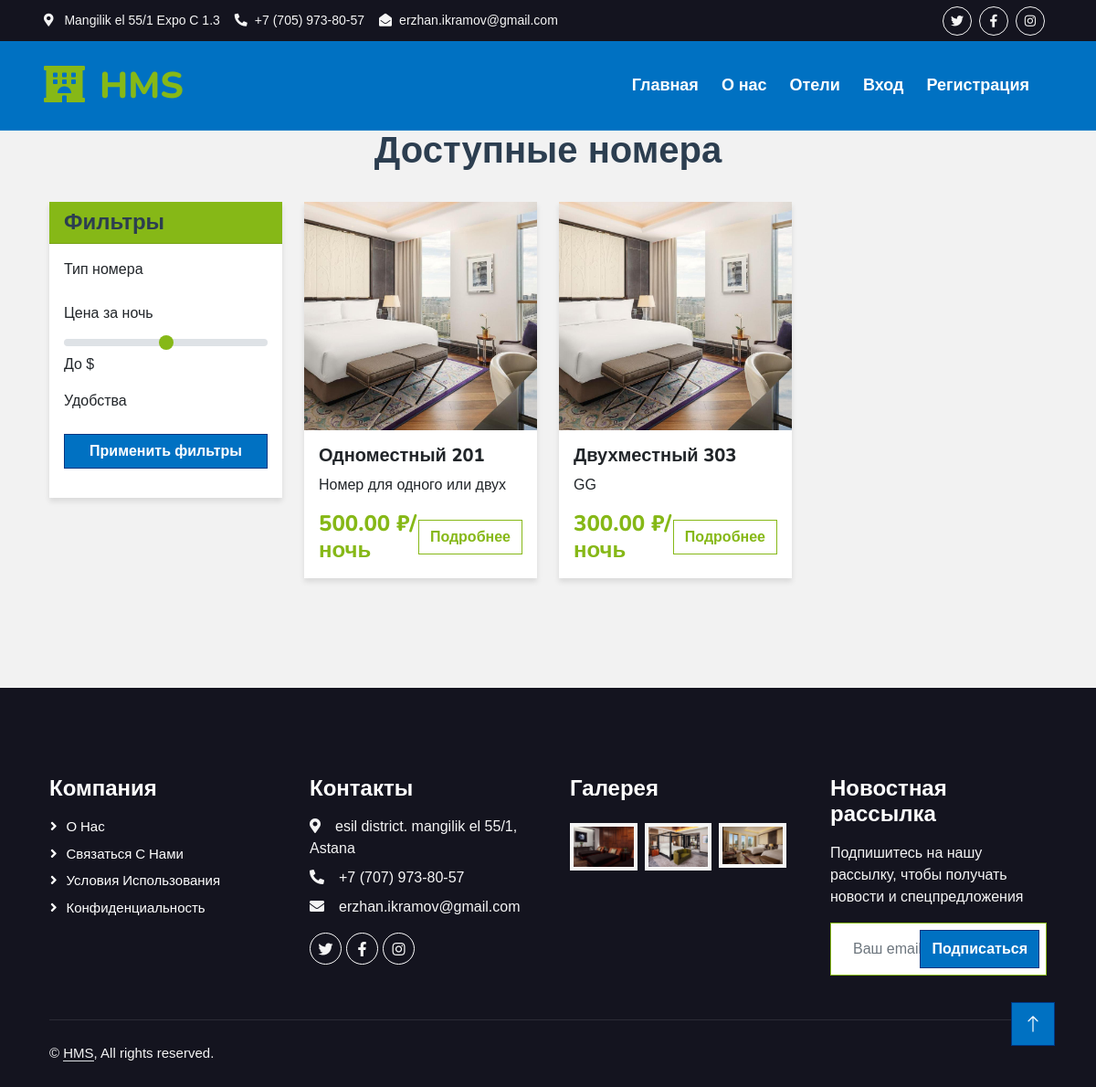
/rooms/, run on the app's committed database.
### booking/models.py (models this page shows, shortened)
class Room(models.Model):
    ROOM_TYPES = [
        ('single', 'Одноместный'),
        ('double', 'Двухместный'),
        ('suite', 'Люкс'),
    ]
    hotel = models.ForeignKey(Hotel, on_delete=models.CASCADE, related_name='rooms')
    number = models.CharField(max_length=10, verbose_name='Номер комнаты')
    room_type = models.CharField(max_length=20, choices=ROOM_TYPES, verbose_name='Тип номера')
    description = models.TextField(verbose_name='Описание')
    price_per_night = models.DecimalField(max_digits=10, decimal_places=2, verbose_name='Цена за ночь')
    capacity = models.PositiveIntegerField(verbose_name='Вместимость')
    available = models.BooleanField(default=True, verbose_name='Доступен')
    image = models.ImageField(upload_to='room_images/')
    image = models.ImageField(
        upload_to='rooms/',
        null=True,
        blank=True,
        verbose_name='Изображение',
    )
    created_at = models.DateTimeField(auto_now_add=True)
    updated_at = models.DateTimeField(auto_now=True)
    class Meta:
        verbose_name = 'Номер'
        verbose_name_plural = 'Номера'
        unique_together = ['hotel', 'number']

### booking/views.py (the view)
# urls.py: path('rooms/', booking_views.room_list, name='room_list'),
def room_list(request):
    form = RoomSearchForm(request.GET)
    rooms = Room.objects.all()
    if form.is_valid():
        check_in = form.cleaned_data.get('check_in_date')
        check_out = form.cleaned_data.get('check_out_date')
        room_type = form.cleaned_data.get('room_type')
        capacity = form.cleaned_data.get('capacity')
        if check_in and check_out:
            booked_rooms = Booking.objects.filter(
                Q(check_in_date__lte=check_out) & Q(check_out_date__gte=check_in),
                status__in=['pending', 'confirmed', 'checked_in']
            ).values_list('room_id', flat=True)
            rooms = rooms.exclude(id__in=booked_rooms)
        if room_type:
            rooms = rooms.filter(room_type=room_type)
        if capacity:
            rooms = rooms.filter(capacity__gte=capacity)
    paginator = Paginator(rooms, 9)  # Показываем по 9 номеров на странице
    page = request.GET.get('page')
    rooms = paginator.get_page(page)
    return render(request, 'booking/room_list.html', {'rooms': rooms, 'form': form})

### booking/forms.py
class RoomSearchForm(forms.Form):
    check_in_date = forms.DateField(widget=forms.DateInput(attrs={'type': 'date'}), required=False)
    check_out_date = forms.DateField(widget=forms.DateInput(attrs={'type': 'date'}), required=False)
    room_type = forms.ChoiceField(choices=[('', '---')] + list(Room.ROOM_TYPES), required=False)
    capacity = forms.IntegerField(min_value=1, required=False)

### booking/templates/booking/room_list.html (shortened to what this page needs)
{% extends 'base.html' %}
{% load static %}
{% block content %}
<div class="container mt-5">
    <div class="row mb-4">
        <div class="col-md-12">
            <h1 class="text-center">Доступные номера</h1>
        </div>
    </div>
    <div class="row">
        <div class="col-md-3">
            <div class="card mb-4">
                <div class="card-header bg-primary text-white">
                    <h4 class="mb-0">Фильтры</h4>
                </div>
                <div class="card-body">
                    <form method="GET">
                        <div class="mb-3">
                            <label class="form-label">Тип номера</label>
                        </div>
                        <div class="mb-3">
                            <label for="price_range" class="form-label">Цена за ночь</label>
                            <input type="range" class="form-range" id="price_range" name="max_price"
                                   min="{{ min_price }}" max="{{ max_price }}" value="{{ max_price }}">
                            <span id="price_display">До {{ max_price }} $</span>
                        </div>
                        <div class="mb-3">
                            <label class="form-label">Удобства</label>
                        </div>
                        <button type="submit" class="btn btn-primary w-100">
                            Применить фильтры
                        </button>
                    </form>
                </div>
            </div>
        </div>
        <div class="col-md-9">
            <div class="row">
                {% for room in rooms %}
                    <div class="col-md-4 mb-4">
                        <div class="card room-card">
                            {% if room.images.first %}
                                <img src="{{ room.images.first.image.url }}" class="card-img-top" alt="{{ room.number }}">
                            {% else %}
                                <img src="{% static 'default_room.jpg' %}" class="card-img-top" alt="{{ room.number }}">
                            {% endif %}
                            <div class="card-body">
                                <h5 class="card-title">{{ room.get_room_type_display }} {{ room.number }}</h5>
                                <p class="card-text">{{ room.description|truncatewords:15 }}</p>
                                <div class="d-flex justify-content-between align-items-center">
                                    <span class="h4 text-primary mb-0">{{ room.price_per_night }} ₽/ночь</span>
                                    <a href="{% url 'room_detail' room.id %}" class="btn btn-outline-primary">Подробнее</a>
                                </div>
                            </div>
                        </div>
                    </div>
                {% empty %}
                    <div class="col-12">
                        <div class="alert alert-info text-center" role="alert">
                            К сожалению, подходящих номеров не найдено.
                        </div>
                    </div>
                {% endfor %}
            </div>
        </div>
    </div>
</div>
{% endblock %}

### booking/static/css/style.css (style rules this page uses)
:root { --primary: #86B817; --secondary: #FE8800; --light: #F5F5F5; --dark: #14141F; }
.btn { font-family: 'Nunito', sans-serif; font-weight: 600; transition: .5s; }
.btn.btn-primary, .btn.btn-secondary { color: #FFFFFF; }

### booking/templates/booking/travel-agency-html-template/css/style.css (style rules this page uses)
:root { --primary: #86B817; --secondary: #FE8800; --light: #F5F5F5; --dark: #14141F; }
.btn { font-family: 'Nunito', sans-serif; font-weight: 600; transition: .5s; }
.btn.btn-primary, .btn.btn-secondary { color: #FFFFFF; }

### booking/templates/base.html (style rules this page uses)
:root { --primary-color: #0071c2; --secondary-color: #003580; --accent-color: #f2f2f2; }
body { font-family: 'Arial', sans-serif; background-color: var(--accent-color); }
.card { border: none; box-shadow: 0 4px 6px rgba(0,0,0,0.1); transition: transform 0.3s; }
.btn-primary { background-color: var(--primary-color); border-color: var(--secondary-color); }
.room-card .card-img-top { height: 250px; object-fit: cover; }

### data on the page
Room: room_type "Одноместный", number "201", description "Номер для одного или двух", price_per_night "500.00"
Room: room_type "Двухместный", number "303", description "GG", price_per_night "300.00"
